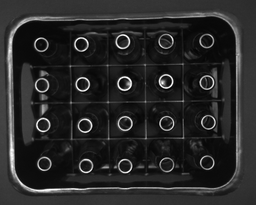
#> input picture images/bottle_crate_01.png, 256 x 205 px, shrunk from 640 x 512 before the run; its folder holds only this picture in this run
$ python mvProject.py
#> lines starting #> are read from the running program, lines starting #| are printed output that depends on the picture; after the words box and inside, x2 and y2 are one past the last pixel; in counts of white or black regions, pixels touching at a corner belong together
#> further down, image is the input picture: shape (205, 256); min 0, max 255, mean 40.3
from os import listdir
import numpy as np
import cv2

def preprocessImage(image, sigma=0.33):
#> called with sigma = 0.33
    bilateral = cv2.bilateralFilter(image, 256, 85, 85, cv2.BORDER_CONSTANT)
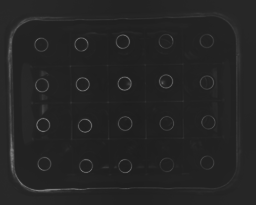
#> bilateral: shape (205, 256); min 30, max 126, mean 36.5
    blurredImage = cv2.GaussianBlur(bilateral, (5, 5), 0)
    cannyImage = cv2.Canny(blurredImage, int(max(0, (1 - sigma) * np.median(image))),
                           int(min(255, (1 - sigma) * np.median(image))))
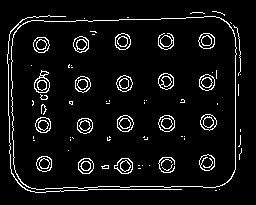
#> cannyImage: shape (205, 256); 6.4% white in thin lines or dots, all inside (x1, y1, x2, y2) = (7, 11, 242, 193)
    return cannyImage


def findCnt(cannyImage, drawnImage):
    contours, hierarchy = cv2.findContours(cannyImage.copy(), cv2.RETR_EXTERNAL, cv2.CHAIN_APPROX_SIMPLE)
#> contours = 16 contours, 14 with area under 20; largest, box (x1, y1, x2, y2) and area: (11, 16, 237, 190) 36964, (7, 15, 182, 193) 26
    count = 0

    for cnt in contours:
        if (cv2.contourArea(cnt) < 150):
            continue
        _, _, w, h = cv2.boundingRect(cnt)
        if (len(cv2.approxPolyDP(cnt, 0.04 * cv2.arcLength(cnt, True), True)) > 5) and (0.9 < w / float(h) < 1.1):
            count += 1
            cv2.drawContours(drawnImage, [cnt], 0, 255, -1)
#> this loop made 16 passes
#> cnt on passes 1, 2, 5, 6, 7, 8, 10, 11, 12: [[215, 190], [216, 190]], [[219, 189]], [[240, 129], [240, 131]], [[238, 84], [238, 95]], [[240, 74]], [[9, 59]], [[230, 22], [231, 23]], [[84, 18]], [[127, 17], [128, 17]]
#> (w, h) on pass 13: (226, 174)
#> after the loop, count = 0

    cv2.putText(drawnImage, "Bottles found in image : " + str(int(count)), (30, 30), cv2.FONT_HERSHEY_COMPLEX, 1,
                (0, 0, 255), 1)
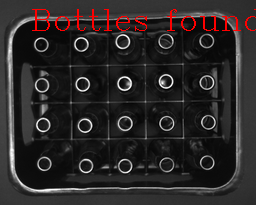
#> drawnImage: shape (205, 256, 3); 1.51% of pixels changed, all inside (x1, y1, x2, y2) = (32, 9, 256, 31)
    cv2.imshow("Result", drawnImage)
    cv2.waitKey(0)
    return drawnImage


if "__main__" == __name__:
    for i, image in enumerate(listdir("images/")):
        image = cv2.imread("images/" + listdir("images/")[i], 0)

        cannyImage = preprocessImage(image)
        drawnImage = cv2.cvtColor(image, cv2.COLOR_GRAY2BGR)
        findCnt(cannyImage, drawnImage)

$ run again, on images/bottle_crate_05.png
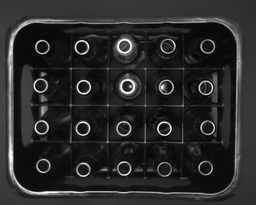
#> input picture images/bottle_crate_05.png, 256 x 205 px, shrunk from 640 x 512 before the run
#> image is the input picture: shape (205, 256); min 0, max 255, mean 42.2
#> in preprocessImage, `cannyImage = cv2.Canny(blurredImage, int(max(0, (1 - sigma) * np.media..`:
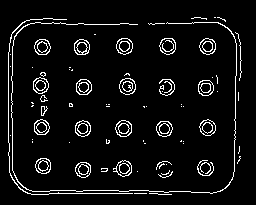
#> cannyImage: shape (205, 256); 6.2% white in thin lines or dots, all inside (x1, y1, x2, y2) = (8, 17, 242, 195)
#> contours = 76 contours, 55 with area under 20; largest, box (x1, y1, x2, y2) and area: (119, 78, 136, 95) 209, (159, 38, 176, 55) 208, (115, 120, 132, 137) 208, (116, 38, 133, 55) 206, (199, 38, 216, 55) 201
#> the loop in findCnt, `for cnt in contours:` made 76 passes
#> (w, h) on passes 10, 13, 14, 27, 28, 29, 30, 31: (16, 16), (19, 17), (16, 16), (17, 16), (17, 17), (16, 17), (17, 17), (16, 16)
#> after the loop in findCnt, `for cnt in contours:`: count = 14
#> in findCnt, `cv2.putText(drawnImage, "Bottles found in image : " + str(int(count)),..`:
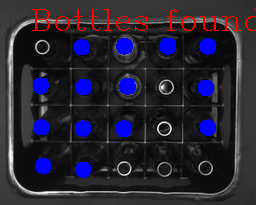
#> drawnImage: shape (205, 256, 3); mean B, G, R 51.5, 36.5, 40.3

$ run again, on images/bottle_crate_06.png
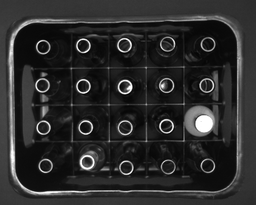
#> input picture images/bottle_crate_06.png, 256 x 205 px, shrunk from 640 x 512 before the run
#> image is the input picture: shape (205, 256); min 0, max 255, mean 44
#> in preprocessImage, `cannyImage = cv2.Canny(blurredImage, int(max(0, (1 - sigma) * np.media..`:
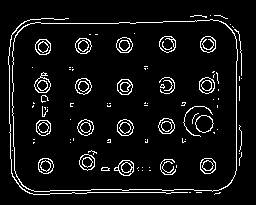
#> cannyImage: shape (205, 256); 6.7% white in thin lines or dots, all inside (x1, y1, x2, y2) = (8, 15, 242, 195)
#> contours = 18 contours, 16 with area under 20; largest, box (x1, y1, x2, y2) and area: (12, 19, 238, 192) 36978, (8, 18, 188, 195) 27
#> the loop in findCnt, `for cnt in contours:` made 18 passes
#> cnt on passes 2, 3, 4, 6, 8, 9, 10, 12: [[196, 192], [201, 192]], [[189, 192], [190, 192]], [[239, 153]], [[12, 150]], [[239, 86], [239, 100]], [[241, 78]], [[239, 76], [239, 80]], [[232, 26], [233, 27]]
#> after the loop in findCnt, `for cnt in contours:`: count = 0
#> in findCnt, `cv2.putText(drawnImage, "Bottles found in image : " + str(int(count)),..`:
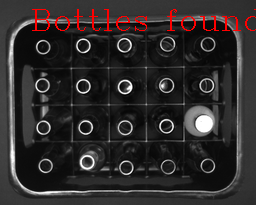
#> drawnImage: shape (205, 256, 3); 1.51% of pixels changed, all inside (x1, y1, x2, y2) = (32, 9, 256, 31)

$ run again, on images/bottle_crate_07.png
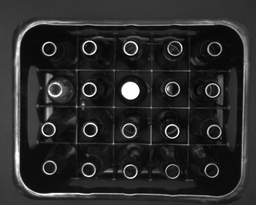
#> input picture images/bottle_crate_07.png, 256 x 205 px, shrunk from 640 x 512 before the run
#> image is the input picture: shape (205, 256); min 0, max 255, mean 42.6
#> in preprocessImage, `cannyImage = cv2.Canny(blurredImage, int(max(0, (1 - sigma) * np.media..`:
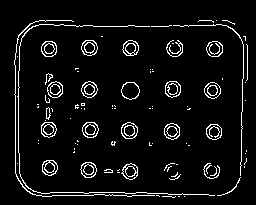
#> cannyImage: shape (205, 256); 6.1% white in thin lines or dots, all inside (x1, y1, x2, y2) = (14, 20, 248, 198)
#> contours = 93 contours, 73 with area under 20; largest, box (x1, y1, x2, y2) and area: (121, 82, 140, 100) 242, (121, 122, 138, 139) 210, (165, 81, 181, 98) 202, (204, 82, 221, 99) 198, (206, 41, 223, 57) 198
#> the loop in findCnt, `for cnt in contours:` made 93 passes
#> (w, h) on passes 18, 20, 21, 37, 38, 39, 40, 41: (17, 17), (17, 16), (16, 16), (16, 16), (16, 17), (17, 17), (17, 16), (16, 16)
#> after the loop in findCnt, `for cnt in contours:`: count = 15
#> in findCnt, `cv2.putText(drawnImage, "Bottles found in image : " + str(int(count)),..`:
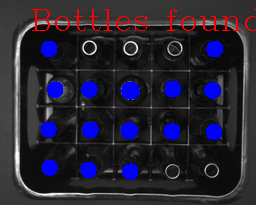
#> drawnImage: shape (205, 256, 3); mean B, G, R 52.3, 36.2, 40

$ run again, on images/bottle_crate_02.png
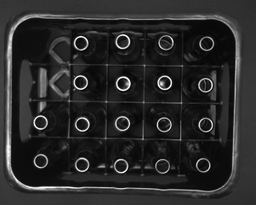
#> input picture images/bottle_crate_02.png, 256 x 205 px, shrunk from 640 x 512 before the run
#> image is the input picture: shape (205, 256); min 0, max 255, mean 41.5
#> in preprocessImage, `cannyImage = cv2.Canny(blurredImage, int(max(0, (1 - sigma) * np.media..`:
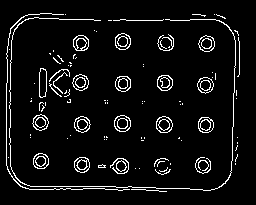
#> cannyImage: shape (205, 256); 6.2% white in thin lines or dots, all inside (x1, y1, x2, y2) = (6, 13, 240, 192)
#> contours = 101 contours, 83 with area under 20; largest, box (x1, y1, x2, y2) and area: (114, 115, 131, 132) 213, (156, 116, 173, 133) 210, (115, 33, 131, 50) 200, (198, 35, 215, 52) 196, (74, 116, 91, 133) 194
#> the loop in findCnt, `for cnt in contours:` made 101 passes
#> (w, h) on passes 15, 18, 35, 36, 37, 38, 39, 63: (16, 16), (16, 16), (16, 16), (17, 17), (17, 17), (17, 17), (17, 17), (17, 17)
#> after the loop in findCnt, `for cnt in contours:`: count = 14
#> in findCnt, `cv2.putText(drawnImage, "Bottles found in image : " + str(int(count)),..`:
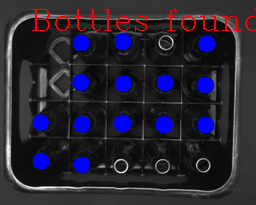
#> drawnImage: shape (205, 256, 3); mean B, G, R 51.2, 36.3, 40.1
